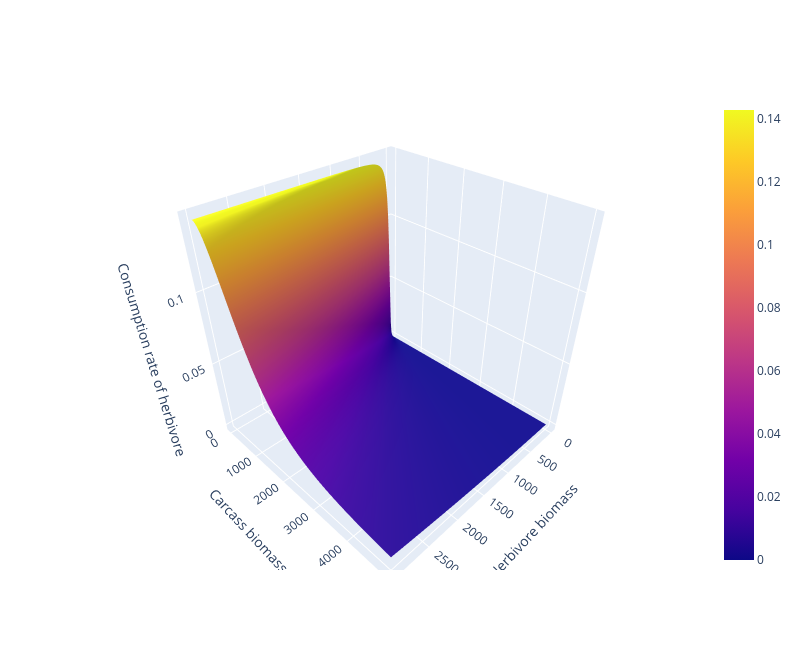

The code cell stored with this chart in its notebook:
### Markdown cell above
# Functional response behaviour

### Code cell
import plotly.graph_objects as go

Hgrid, Ugrid = np.meshgrid(np.linspace(0, 3000, 200), np.linspace(0, 5000, 200))
Cfix = 0     # consumer biomass is fixed (it only matters when b > 0)
holling_H_grid = holling_iii_H([Cfix, Hgrid, Ugrid], pars_test)

fig3d = go.Figure(go.Surface(x=Hgrid, y=Ugrid, z=holling_H_grid))
fig3d.update_layout(width=800, height=650,
                    scene=dict(xaxis_title='Herbivore biomass',
                               yaxis_title='Carcass biomass',
                               zaxis_title='Consumption rate of herbivore'))
fig3d.show()

### Figure 1 — Plotly figure (JSON) as saved in the notebook; plotly's stock layout.template omitted (floating-point values rounded to 4 significant figures; data arrays with more than 128 entries replaced by an {"elided": "..."} marker saying what was removed)
{"data": [{"type": "surface", "x": {"elided": "200x200 float values"}, "y": {"elided": "200x200 float values"}, "z": {"elided": "200x200 float values"}}], "layout": {"height": 650, "scene": {"xaxis": {"title": {"text": "Herbivore biomass"}}, "yaxis": {"title": {"text": "Carcass biomass"}}, "zaxis": {"title": {"text": "Consumption rate of herbivore"}}}, "width": 800}}
